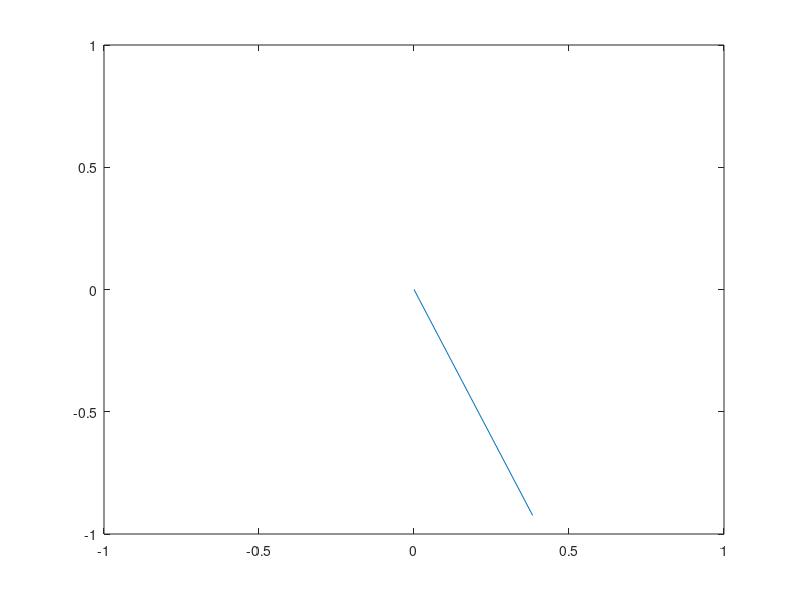

Recreate this plot in MATLAB.
phi=0;
figure_handle = figure();
axes_handle = axes('Parent',figure_handle,'XGrid','on','YGrid','on');
plot_handle=plot(axes_handle,[0,cos(phi)],[0,sin(phi)])
axis([-1,1,-1,1])
i=0;

%%

for i=1:500
    phi=(pi()/32)*i
    set(plot_handle,'XData', [0 cos(phi)], 'YData', [0 sin(phi)]);
    pause(.002)
end
